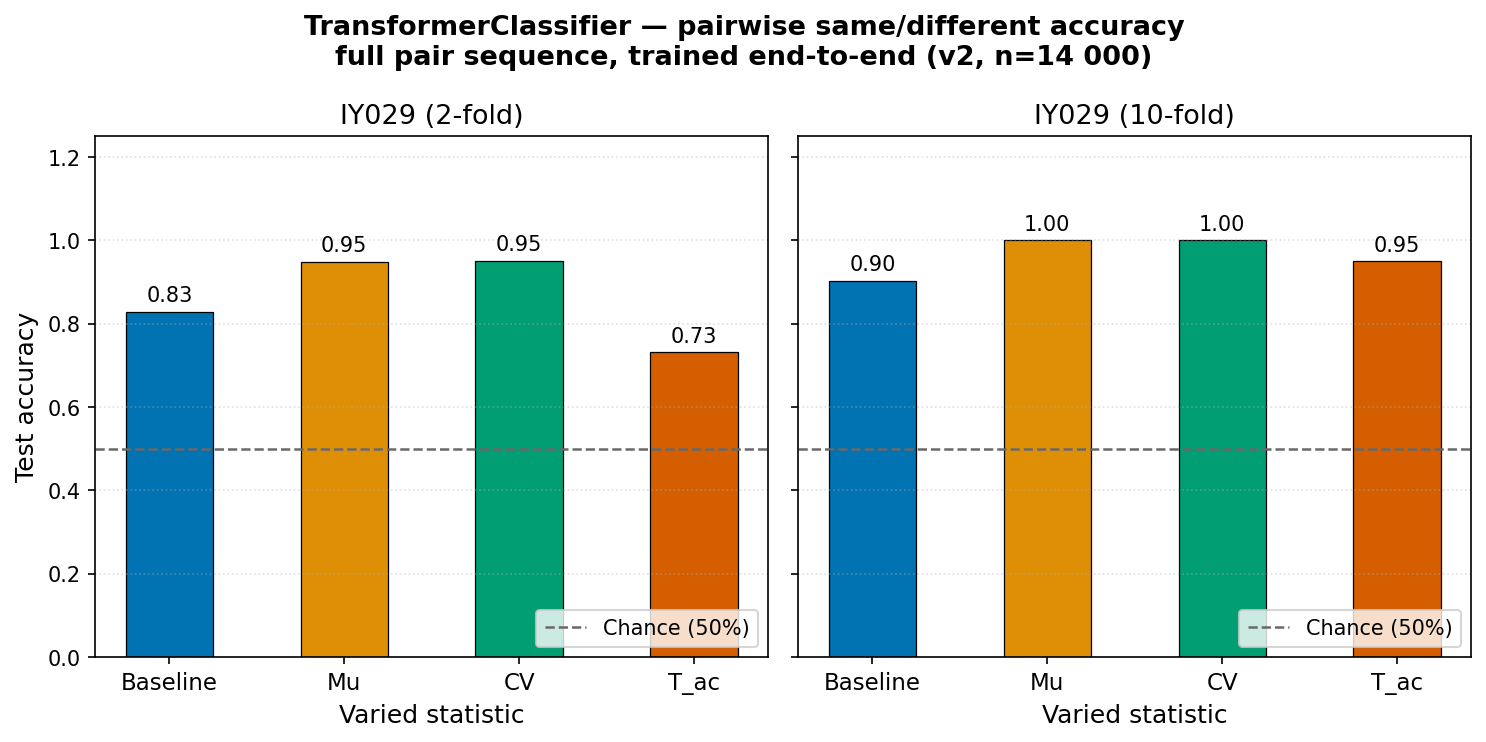

This chart was generated by the following Python code:
"""
IY029 v2: TransformerClassifier — pairwise accuracy bar chart.
Loads IY029_transformer_pairwise_v2_results.json and saves IY029_transformer_pairwise_v2_acc.png.
Style is identical to the plot-acc cell in IY029_transformer_pairwise.ipynb.
"""
import json
import numpy as np
import matplotlib.pyplot as plt
import seaborn as sns
from pathlib import Path

plt.rcParams.update({
    'font.family': 'sans-serif', 'axes.labelsize': 12,
    'xtick.labelsize': 10, 'ytick.labelsize': 10,
    'legend.fontsize': 10, 'axes.titlesize': 14,
})

SCRIPT_DIR = Path(__file__).resolve().parent
DS_NAMES   = ['Baseline', 'Mu', 'CV', 'T_ac']

results = json.load(open(SCRIPT_DIR / 'IY029_transformer_pairwise_v2_results.json'))

palette = sns.color_palette('colorblind')
colors  = [palette[i] for i in range(len(DS_NAMES))]

fig, axes = plt.subplots(1, 2, figsize=(10, 5), sharey=True)
x     = np.arange(len(DS_NAMES))
width = 0.5

for ax, fold_key, fold_title in [
    (axes[0], 'iy011', 'IY029 (2-fold)'),
    (axes[1], 'iy014', 'IY029 (10-fold)'),
]:
    accs = [results[n][fold_key] for n in DS_NAMES]
    bars = ax.bar(x, accs, width, color=colors, edgecolor='black', linewidth=0.6)
    ax.bar_label(bars, fmt='%.2f', padding=3, fontsize=10)
    ax.axhline(0.5, color='dimgrey', linestyle='--', linewidth=1.2, label='Chance (50%)')
    ax.set_xticks(x)
    ax.set_xticklabels(DS_NAMES, fontsize=11)
    ax.set_xlabel('Varied statistic', fontsize=12)
    ax.set_ylim(0, 1.25)
    ax.set_title(fold_title, fontsize=13)
    ax.legend(fontsize=10, loc='lower right')
    ax.grid(axis='y', linestyle=':', alpha=0.4)

axes[0].set_ylabel('Test accuracy', fontsize=12)
fig.suptitle('TransformerClassifier — pairwise same/different accuracy\n'
             'full pair sequence, trained end-to-end (v2, n=14 000)',
             fontsize=13, weight='bold')
plt.tight_layout()

out = SCRIPT_DIR / 'IY029_transformer_pairwise_v2_acc.png'
plt.savefig(out, dpi=150, bbox_inches='tight')
plt.close(fig)
print(f'Saved {out}')
